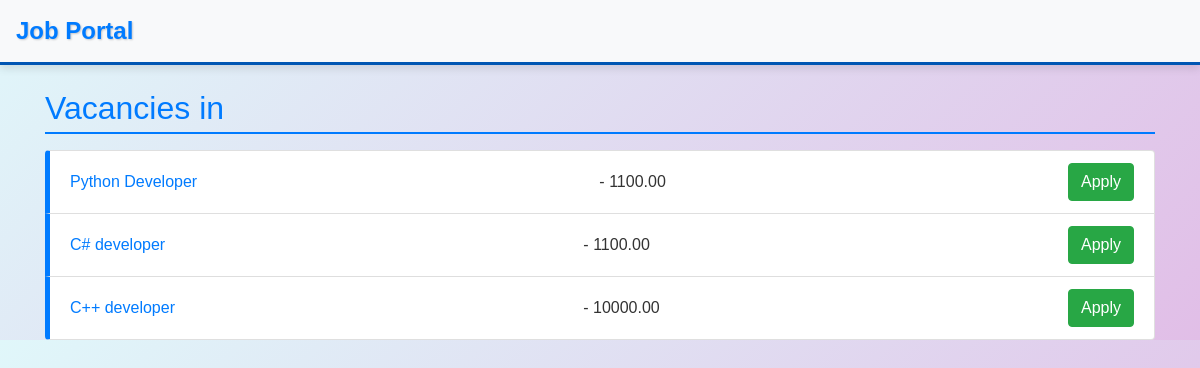
/categories/1/vacancies/, run on the app's committed database.
### vacancy/models.py (models this page shows, shortened)
class Vacancy(models.Model):
    title = models.CharField(max_length=255)
    image = models.ImageField(upload_to='static/images', null = True)
    description = models.TextField()
    salary = models.DecimalField(max_digits=10, decimal_places=2)
    typeofwork = models.CharField(max_length=50)
    created_at = models.DateTimeField(auto_now=True)
    is_active = models.BooleanField(default=True)
    category = models.ForeignKey(Category, on_delete=models.CASCADE, related_name='vacancies', default = 1)

### vacancy/views.py (the view)
# urls.py: path('categories/<int:pk>/vacancies/', VacanciesByCategoryView.as_view(), name='vacancies_by_category'),
class VacanciesByCategoryView(ListView):
    model = Vacancy
    template_name = 'vacancies_by_category.html'
    context_object_name = 'vacancies'
    def get_queryset(self):
        category = Category.objects.filter(pk=self.kwargs['pk']).first()
        return Vacancy.objects.filter(category=category)

### templates/vacancies_by_category.html (shortened to what this page needs)
{% extends 'base.html' %}
{% block content %}
<h2>Vacancies in {{ category.name }}</h2>
<ul class="list-group">
    {% for vacancy in vacancies %}
        <li class="list-group-item">
            <a href="{% url 'vacancy_detail' vacancy.pk %}">{{ vacancy.title }}</a> - {{ vacancy.salary }}
            <a href="{% url 'application_create' %}?vacancy={{ vacancy.pk }}" class="btn btn-success float-right">Apply</a>
        </li>
    {% endfor %}
</ul>
{% endblock %}

### static/css/main.css (style rules this page uses)
body { font-family: Arial, sans-serif; background: linear-gradient(135deg, #e0f7fa, #e1bee7); color: #333; transition: background-color 0.3s ease-in-out; }
h2 { font-size: 2rem; color: #007bff; border-bottom: 2px solid #007bff; padding-bottom: 5px; margin-bottom: 1rem; animation: fadeIn 1s ease-in-out; }
.list-group-item { display: flex; justify-content: space-between; align-items: center; background-color: #ffffff; color: #333; border-left: 5px solid #007bff; transition: background-color 0.3s ease; }

### data on the page
Vacancy: title "Python Developer", salary "1100.00"
Vacancy: title "С# developer", salary "1100.00"
Vacancy: title "C++ developer", salary "10000.00"
